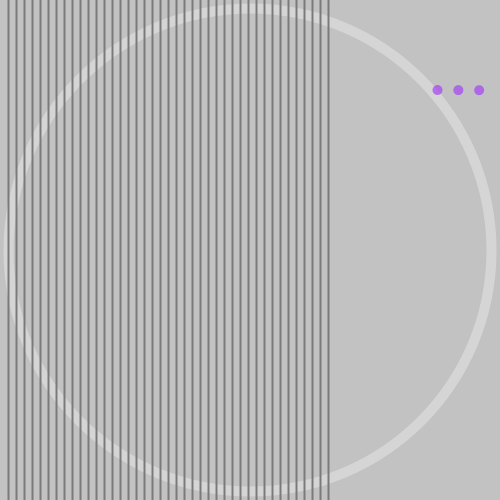
Frame 1 (no input)
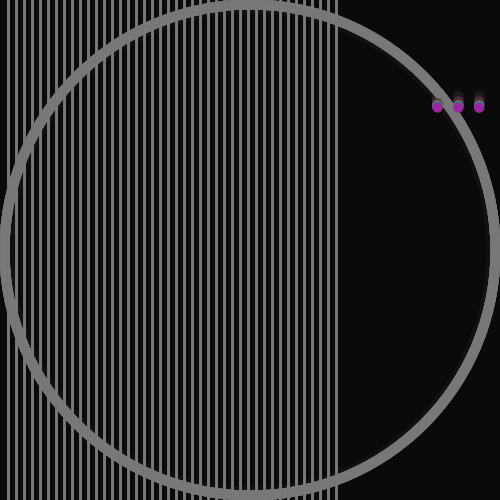
Frame 60 (the mouse pressed at the canvas centre just before this capture)
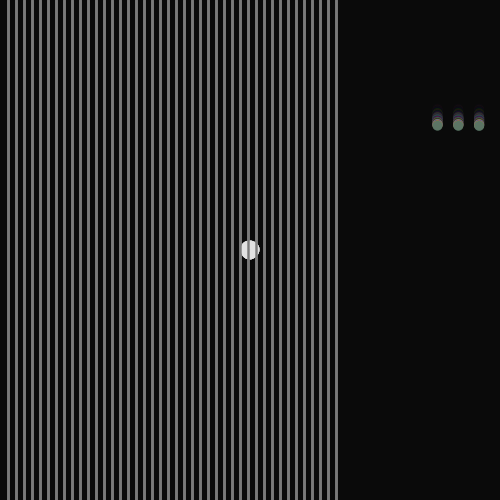
Frame 120 (the mouse held since frame 60 and released just before this capture)

The Processing sketch that drew these frames (run headless with seeded random() and noise(); from frame 60 on, the mouse is pressed at the canvas centre):

// Processing sketch: processing_8429
// ── processing_8429.pde


float y = 90.0;
float speed = 0.1;
float radius = 10.0;
int direction = 1;


void setup(){
  size(500, 500);
  smooth();
}

void draw(){
  //background(0);
  float s = map(second(), 0, 60, 0, 250);
  //stroke(random(255), random(255), random(255), 255);
  stroke(255,100);
  strokeWeight(10);
  noFill();
  ellipse(250, 250, 2*s, 2*s);
  
  float mi = minute();
  float m = map(minute(), 0, 60, 0, 500);
  stroke(128);
  strokeWeight(2);
  for(int i = 8; i <= m; i += m/mi){
    line( i, 0, i, height);
  }
  float ho = hour();
  float h = map(hour(), 0, 24, width, 0);
  noStroke();
  fill(0, 12);
  rect(0, 0, width, height);  
  fill(random(255), random(255), random(255), 180);
    //randomSeed(0);
    for(float r = h; r < 500 ; r += (width-h)/ho){
    ellipse(r, y, radius, radius);
    
    y += speed * direction;
    if ((y > height-radius) || (y < radius)) {
      direction = -direction;
    }
   }
   //println(h);
}
